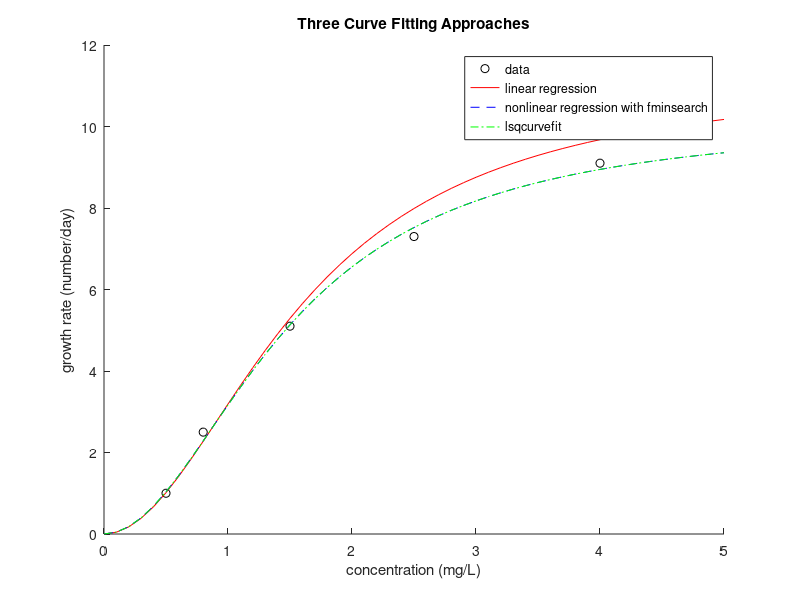

The MATLAB script that drew this image:
%Bacteria growth rate example
c = [0.5 0.8 1.5 2.5 4];
k = [1.0 2.5 5.1 7.3 9.1];
kmodel = @(c,kmax,cs) kmax*c.^2./(cs+c.^2);
%Linear Regression of transformed model
p = polyfit(1./c.^2,1./k,1);
kmax1 = 1/p(2);
cs1 = p(1)*kmax1;
%Fit quality
Sr = sum((k-kmodel(c,kmax1,cs1)).^2);
St = sum((k-mean(k)).^2);
r_squared1 = 1-Sr/St
Syx_1 = sqrt(Sr/(length(k)-2))
%Nonlinear Regression using fminsearch
bac_res = @(a,ci,ki) sum((ki-kmodel(ci,a(1),a(2))).^2);
options = optimset('TolX',1e-8,'TolFun',1e-8);
a = fminsearch(bac_res,[1,1],options,c,k);
kmax2 = a(1);
cs2 = a(2);
%Fit quality
Sr2 = sum((k-kmodel(c,kmax2,cs2)).^2);
r_squared2 = 1-Sr2/St
Syx_2 = sqrt(Sr2/(length(k)-2))

%Nonlinear Regression using lsqcurvefit
bac_model = @(a,ci) kmodel(ci,a(1),a(2));
[a2,Sr3] = lsqcurvefit(bac_model,[1 1],c,k,[],[],options);
kmax3 = a2(1);
cs3 = a2(2);
%Fit quality
r_squared3 = 1-Sr3/St
Syx_3 = sqrt(Sr3/(length(k)-2))

%plot results
cm = 0:0.1:5;
figure(1); hold on
plot(c,k,'ko',cm,kmodel(cm,kmax1,cs1),'r-')
plot(cm,kmodel(cm,kmax2,cs2),'b--',cm,kmodel(cm,kmax3,cs3),'g-.')
xlabel('concentration (mg/L)')
ylabel('growth rate (number/day)')
legend('data','linear regression','nonlinear regression with fminsearch','lsqcurvefit')
title('Three Curve Fitting Approaches')
